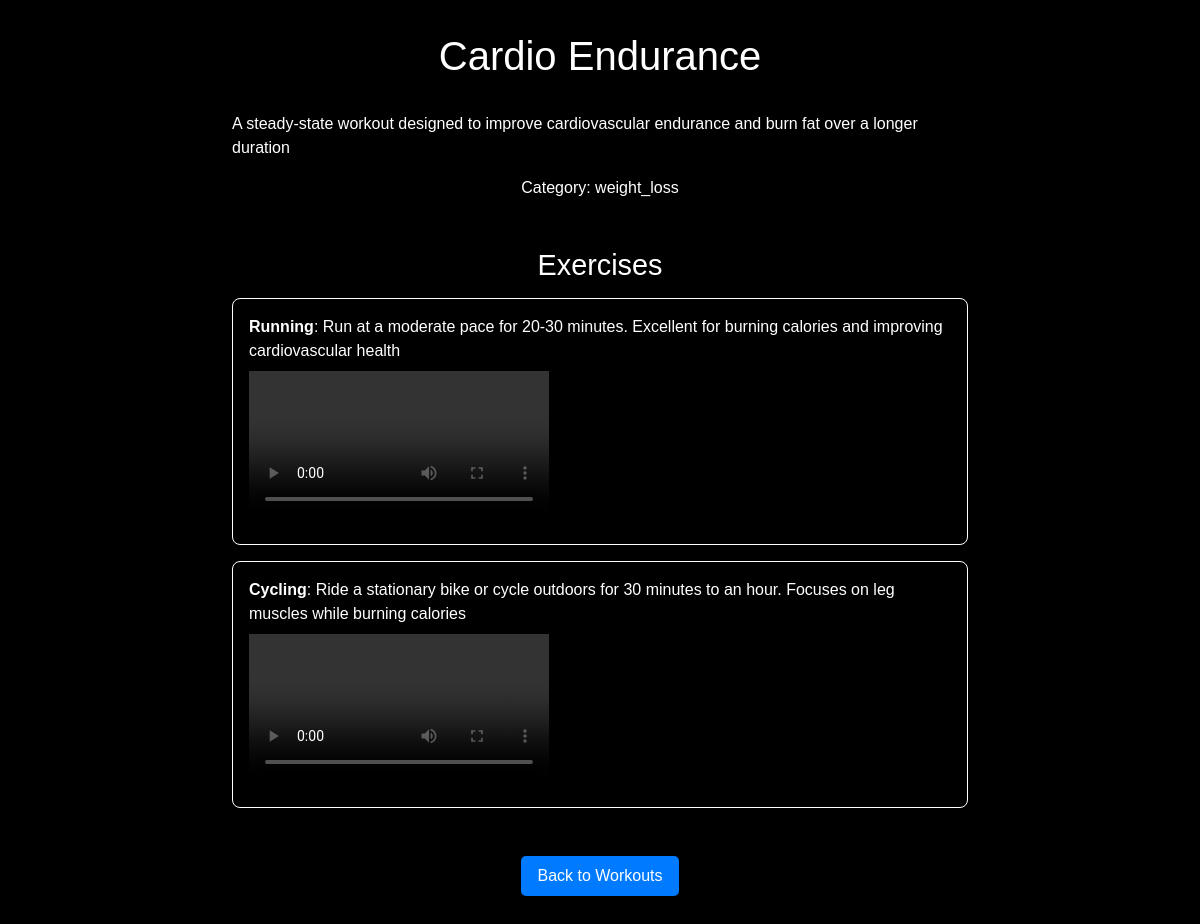
Screenshot of /workouts/5/ with the database file from the repository.
### fitnessapp/models.py (models this page shows, shortened)
class Workout(models.Model):
    title = models.CharField(max_length=100)
    description = models.TextField()
    video_url = models.URLField(max_length=200, blank=True, null=True)
    category = models.CharField(max_length=50, choices=[('weight_gain', 'Weight Gain'), ('weight_loss', 'Weight Loss')])

class Exercise(models.Model):
    workout = models.ForeignKey(Workout, on_delete=models.CASCADE, related_name='exercises')
    name = models.CharField(max_length=100)
    description = models.TextField()
    video_url = models.URLField(max_length=200, blank=True, null=True)

### fitnessapp/views.py (the view)
# urls.py: path('workouts/<int:workout_id>/', views.workout_detail, name='workout_detail'),
def workout_detail(request, workout_id):
    workout = get_object_or_404(Workout, pk=workout_id)
    return render(request, 'workout_detail.html', {'workout': workout})

### templates/workout_detail.html (shortened to what this page needs)
{% extends 'base.html' %}
{% block content %}
<div class="content-container">
    <h1>{{ workout.title }}</h1>
    <p>{{ workout.description }}</p>
    <p>Category: {{ workout.category }}</p>
    <h3>Exercises</h3>
    <ul class="exercise-list">
        {% for exercise in workout.exercises.all %}
            <li class="exercise-item">
                <strong>{{ exercise.name }}</strong>: {{ exercise.description }}
                {% if exercise.video_url %}
                    <br>
                    <video class="exercise-video" controls>
                        <source src="{{ exercise.video_url }}" type="video/mp4">
                    </video>
                {% endif %}
            </li>
        {% endfor %}
    </ul>
    <a class="back-link" href="{% url 'workout_list' %}">Back to Workouts</a>
</div>
{% endblock %}

### static/css/style.css (style rules this page uses)
body { background-image: url('/path/to/your/background-image.jpg'); background-size: cover; background-position: center; font-family: Arial, sans-serif; color: #fff; margin: 0; padding: 0; }
.content-container { display: flex; flex-direction: column; align-items: center; justify-content: center; max-width: 800px; margin: 2rem auto; padding: 2rem; background-color: rgba(0, 0, 0, 0.7); border-radius: 8px; }
h1 { font-size: 2.5rem; margin-bottom: 1rem; }
h3 { font-size: 1.8rem; margin-top: 2rem; margin-bottom: 1rem; }
.exercise-list { list-style-type: none; padding: 0; }
.exercise-item { margin-bottom: 1rem; }
.exercise-video { max-width: 100%; height: auto; margin-top: 0.5rem; }
.back-link { display: inline-block; margin-top: 2rem; padding: 0.5rem 1rem; background-color: #007bff; color: #fff; text-decoration: none; border-radius: 5px; }

### static/css/base.css (style rules this page uses)
html, body { height: 100%; margin: 0; padding: 0; }
body { display: flex; align-items: center; justify-content: center; background-color: black; font-family: Arial, sans-serif; padding-top: 1rem; }
a { color: #007bff; text-decoration: none; }

### static/css/home_style.css (style rules this page uses)
body { background-image: url('/path/to/your/background-image.jpg'); background-size: cover; background-position: center; font-family: Arial, sans-serif; color: #fff; margin: 0; padding: 0; }
h1 { font-size: 2.5rem; margin-bottom: 1rem; }

### static/css/workout_list_style.css (style rules this page uses)
body { background-image: url('/path/to/your/background-image.jpg'); background-size: cover; background-position: center; font-family: Arial, sans-serif; color: #fff; margin: 0; padding: 0; }
h1 { font-size: 2.5rem; margin-bottom: 1rem; color: #ffffff; text-align: center; margin-top: 8rem; }
ul { list-style-type: none; padding: 0; }
ul li { margin-bottom: 1rem; }
.back-link { display: inline-block; margin-top: 2rem; padding: 0.5rem 1rem; background-color: #007bff; color: #fff; text-decoration: none; border-radius: 5px; transition: background-color 0.3s; }

### static/css/diet_list_style.css (style rules this page uses)
body { background-image: url('/path/to/your/background-image.jpg'); background-size: cover; background-position: center; font-family: Arial, sans-serif; color: #fff; margin: 0; padding: 0; }
h1 { font-size: 2.5rem; margin-bottom: 2rem; }
ul { list-style-type: none; padding: 0; margin: 0; max-height: 70vh; overflow-y: auto; }
ul li { background-color: rgba(0, 0, 0, 0.6); border: 1px solid #fff; border-radius: 8px; padding: 1rem; margin-bottom: 1.5rem; box-shadow: 0 4px 8px rgba(0, 0, 0, 0.5); text-align: left; }
.back-link { display: inline-block; margin-top: 2rem; padding: 0.5rem 1rem; background-color: #007bff; color: #fff; text-decoration: none; border-radius: 5px; transition: background-color 0.3s; }

### rows the page displays
Workout: title "Cardio Endurance", description "A steady-state workout designed to improve cardiovascular endurance and burn fat over a longer duration", category "weight_loss"
Exercise: name "Running", description "Run at a moderate pace for 20-30 minutes. Excellent for burning calories and improving cardiovascular health"
Exercise: name "Cycling", description "Ride a stationary bike or cycle outdoors for 30 minutes to an hour. Focuses on leg muscles while burning calories"
